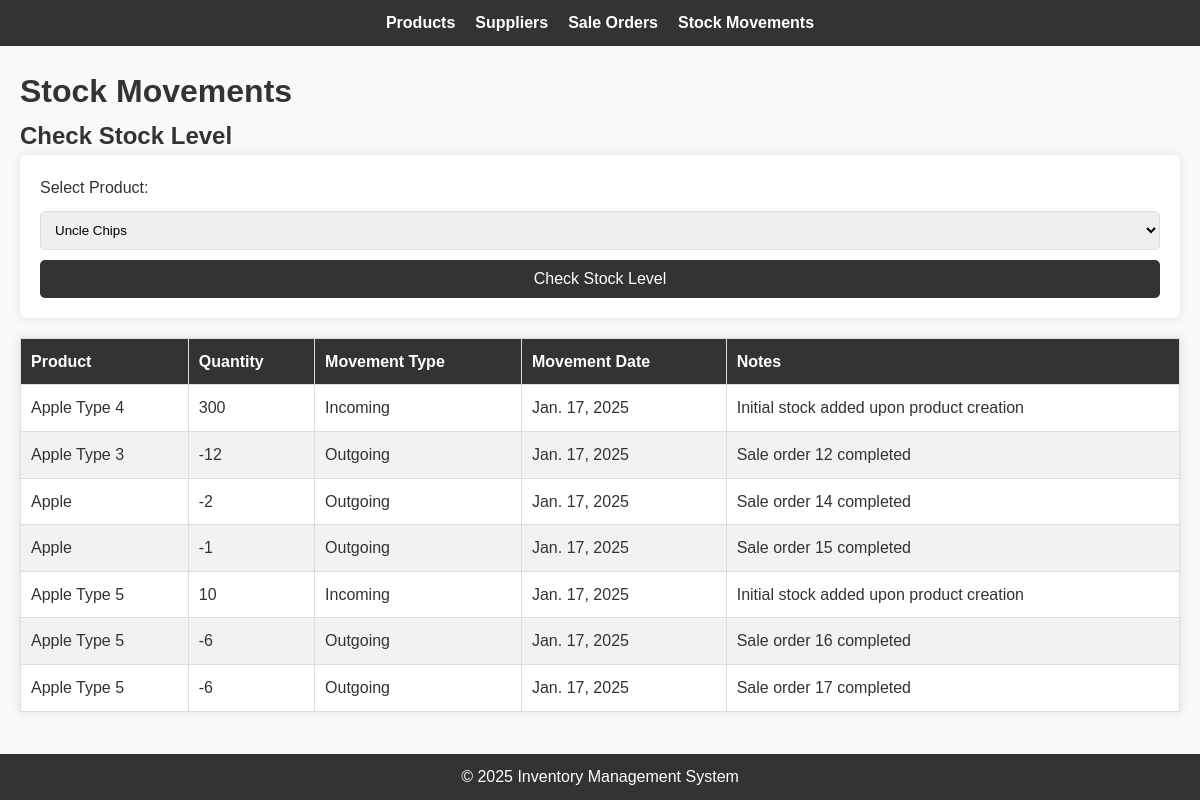
Screenshot of /stock_movements/ with the database file from the repository.
### inventory_system/models.py (models this page shows, shortened)
class StockMovement(models.Model):
    MOVEMENT_TYPES = [("In", "Incoming"), ("Out", "Outgoing")]
    product = models.ForeignKey(Product, on_delete=models.CASCADE)
    quantity = models.IntegerField()
    movement_type = models.CharField(max_length=3, choices=MOVEMENT_TYPES)
    movement_date = models.DateField(auto_now_add=True)
    notes = models.TextField(blank=True, null=True)

class Product(models.Model):
    name = models.CharField(max_length=255, unique=True)
    description = models.TextField()
    category = models.CharField(max_length=255)
    price = models.DecimalField(max_digits=10, decimal_places=2)
    stock_quantity = models.IntegerField()
    supplier = models.ForeignKey(Supplier, on_delete=models.CASCADE)

### inventory_system/views.py (the view, shortened to what this page needs)
# urls.py: path("stock_movements/", views.stock_movements, name="stock_movements"),
def stock_movements(request):
    stock_movements = StockMovement.objects.all()
    products = Product.objects.all()
    stock_level = None
    selected_product = None
    return render(request, 'inventory/stock_movements.html', {
        'stock_movements': stock_movements,
        'products': products,
        'stock_level': stock_level,
        'selected_product': selected_product
    })

### inventory_system/templates/inventory/stock_movements.html (shortened to what this page needs)
{% extends 'inventory/base.html' %}
{% block content %}
<h1>Stock Movements</h1>
<h2>Check Stock Level</h2>
<form method="get" action="{% url 'stock_movements' %}">
    <label for="product">Select Product:</label>
    <select name="product" id="product">
        {% for product in products %}
            <option value="{{ product.id }}">{{ product.name }}</option>
        {% endfor %}
    </select>
    <button type="submit">Check Stock Level</button>
</form>
<table>
    <thead>
        <tr>
            <th>Product</th>
            <th>Quantity</th>
            <th>Movement Type</th>
            <th>Movement Date</th>
            <th>Notes</th>
        </tr>
    </thead>
    <tbody>
        {% for movement in stock_movements %}
            <tr>
                <td>{{ movement.product.name }}</td>
                <td>{{ movement.quantity }}</td>
                <td>{{ movement.get_movement_type_display }}</td>
                <td>{{ movement.movement_date }}</td>
                <td>{{ movement.notes }}</td>
            </tr>
        {% endfor %}
    </tbody>
</table>
{% endblock %}

### inventory_system/static/css/styles.css (style rules this page uses)
body, h1, h2, h3, p, ul, ol, li, table, th, td { margin: 0; padding: 0; box-sizing: border-box; font-family: Arial, sans-serif; }
body { background-color: #f9f9f9; color: #333; line-height: 1.6; margin-bottom: 50px; }
table { width: 100%; border-collapse: collapse; margin-top: 20px; background: #fff; box-shadow: 0 0 10px rgba(0, 0, 0, 0.1); }
table th, table td { padding: 10px; text-align: left; border: 1px solid #ddd; }
table th { background-color: #333; color: #fff; }
table tr:nth-child(even) { background-color: #f2f2f2; }
button { background: #333; color: #fff; padding: 10px 15px; border: none; border-radius: 5px; cursor: pointer; font-size: 1rem; transition: background 0.3s; }
form { background: #fff; padding: 20px; border-radius: 5px; box-shadow: 0 0 10px rgba(0, 0, 0, 0.1); }
form input, form select, form textarea { width: 100%; padding: 10px; margin: 10px 0; border: 1px solid #ddd; border-radius: 5px; }
form button { width: 100%; }

### rows the page displays
StockMovement: product.name "Apple Type 4", quantity "300", movement_type "Incoming", movement_date "Jan. 17, 2025", notes "Initial stock added upon product creation"
StockMovement: product.name "Apple Type 3", quantity "-12", movement_type "Outgoing", movement_date "Jan. 17, 2025", notes "Sale order 12 completed"
StockMovement: product.name "Apple", quantity "-2", movement_type "Outgoing", movement_date "Jan. 17, 2025", notes "Sale order 14 completed"
StockMovement: product.name "Apple", quantity "-1", movement_type "Outgoing", movement_date "Jan. 17, 2025", notes "Sale order 15 completed"
StockMovement: product.name "Apple Type 5", quantity "10", movement_type "Incoming", movement_date "Jan. 17, 2025", notes "Initial stock added upon product creation"
StockMovement: product.name "Apple Type 5", quantity "-6", movement_type "Outgoing", movement_date "Jan. 17, 2025", notes "Sale order 16 completed"
StockMovement: product.name "Apple Type 5", quantity "-6", movement_type "Outgoing", movement_date "Jan. 17, 2025", notes "Sale order 17 completed"

### other values shown
form field product "Uncle Chips"
